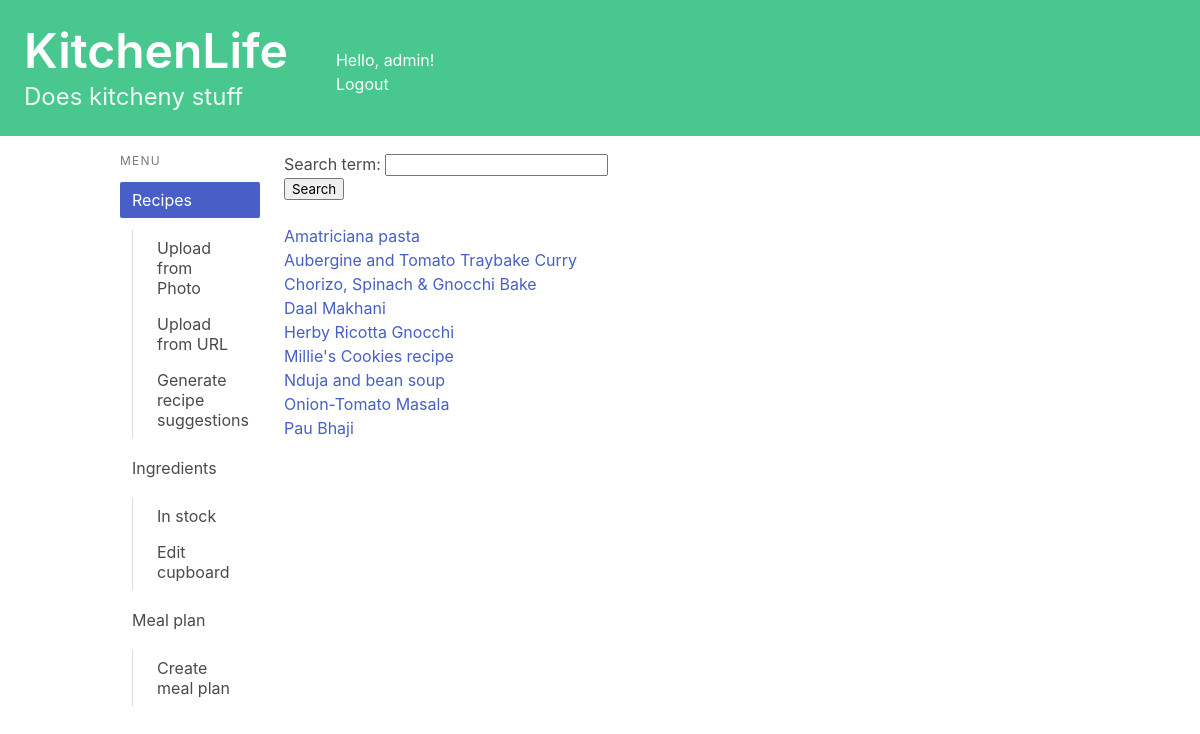
/recipes/ (signed in), run on an earlier commit of the app's database.
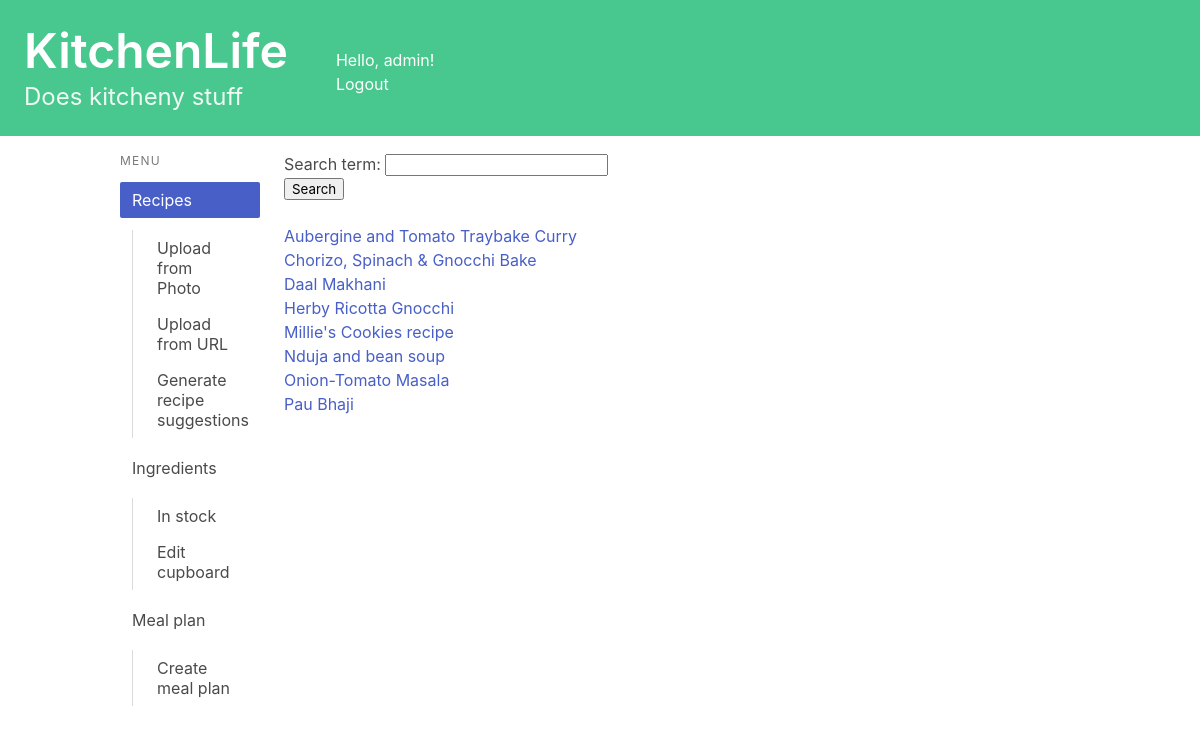
And on a later commit of the database.
### recipes/models.py (models this page shows, shortened)
class Recipe(models.Model):
    name = models.CharField(max_length=200)
    method = models.TextField(max_length=5000, null = True, blank = True)
    ingredients_string = models.TextField(max_length=1000, null = True, blank = True)#Plain text of ingredients
    simplified_ingredients = models.TextField(max_length=1000, null = True, blank = True)#Ingredients data
    book = models.CharField(max_length=200, null = True, blank = True)
    page = models.CharField(max_length=5, null = True, blank = True)
    serves = models.CharField(max_length=5, null = True, blank = True)
    serves_int = models.IntegerField(null = True, blank = True)
    description = models.TextField(max_length=500, null = True, blank = True)
    url = models.URLField(null = True, blank = True)
    jumbled_input = models.TextField(max_length=8000, null = True, blank = True)
    owner = models.ForeignKey(User, on_delete=models.CASCADE, blank=True, null=True)
    from_photo = models.BooleanField(default=False)

### recipes/views.py (the view)
# urls.py: path('', views.index, name='index'),
@login_required
def index(request):
    if request.method == 'POST':
        form = SearchForm(request.POST)
        if form.is_valid():
            filtered_recipe = form.cleaned_data['search_term']
            recipe_list = Recipe.objects.filter(name__contains=filtered_recipe, owner=request.user).order_by("name")
    else:
        form = SearchForm()
        recipe_list = Recipe.objects.filter(owner=request.user).order_by("name")
        if not recipe_list:
            print("hi")
    context = {'recipe_list': recipe_list, 'form': form}
    return render(request, 'recipes/index.html', context)

### recipes/forms.py
class SearchForm(forms.Form):
    search_term = forms.CharField(max_length=50)

### recipes/templatetags/is_active.py (called while the page is built)
@register.simple_tag
def is_active(request, url):
    if reverse(url) == request.path:
        return "is-active"
    return ""

### recipes/templates/recipes/index.html (shortened to what this page needs)
{% extends 'base.html' %}
{% block content %}
<ul>
<form method="post">
     {{ form.as_p }}
    <button type="submit">Search</button>
</form>
<br>
{% if recipe_list %}
    {% for recipe in recipe_list %}
    <li><a href="{% url 'recipes:detail' recipe.id %}">{{ recipe.name }}</a></li>
    {% endfor %}
{% else %}
    <p>No recipes are available.</p>
{% endif %}
</ul>
{% endblock content %}

What changed in the data, as far as the page shows it:
removed Recipe: name "Amatriciana pasta"
